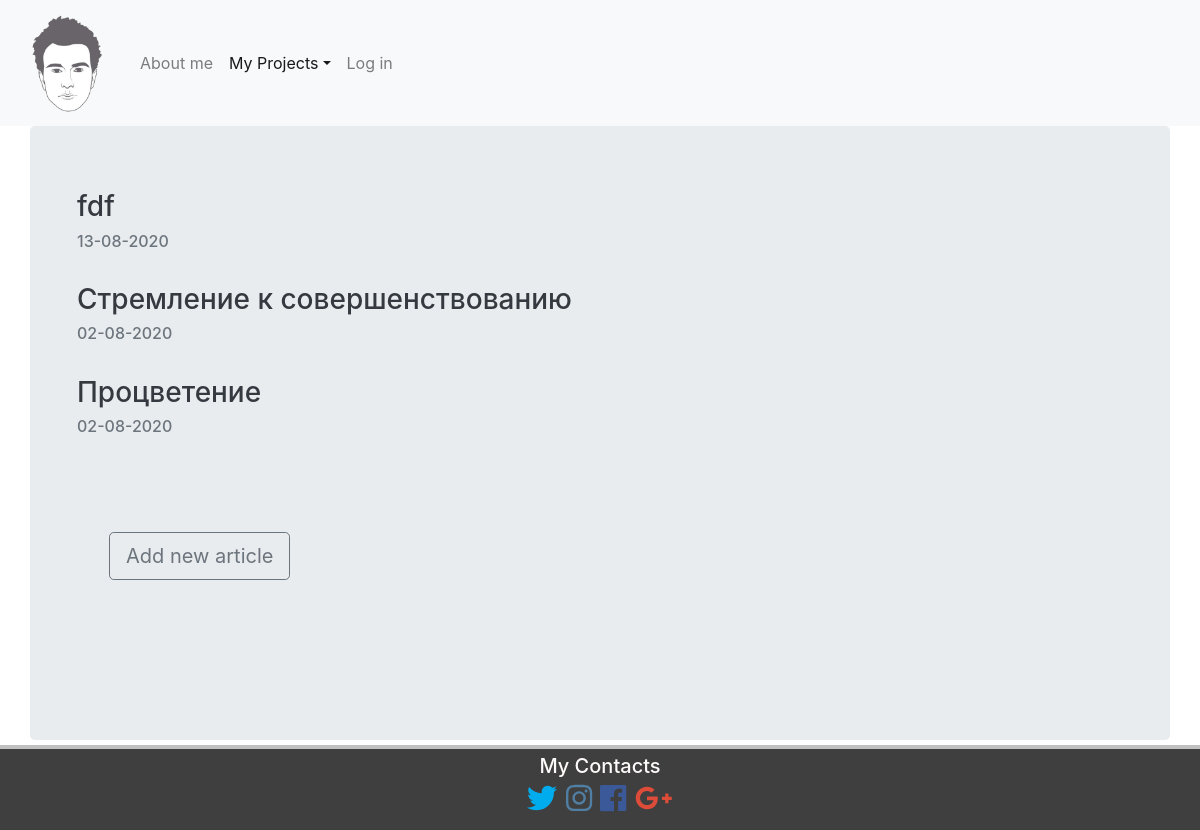
The page /articles/ on the database as committed earlier.
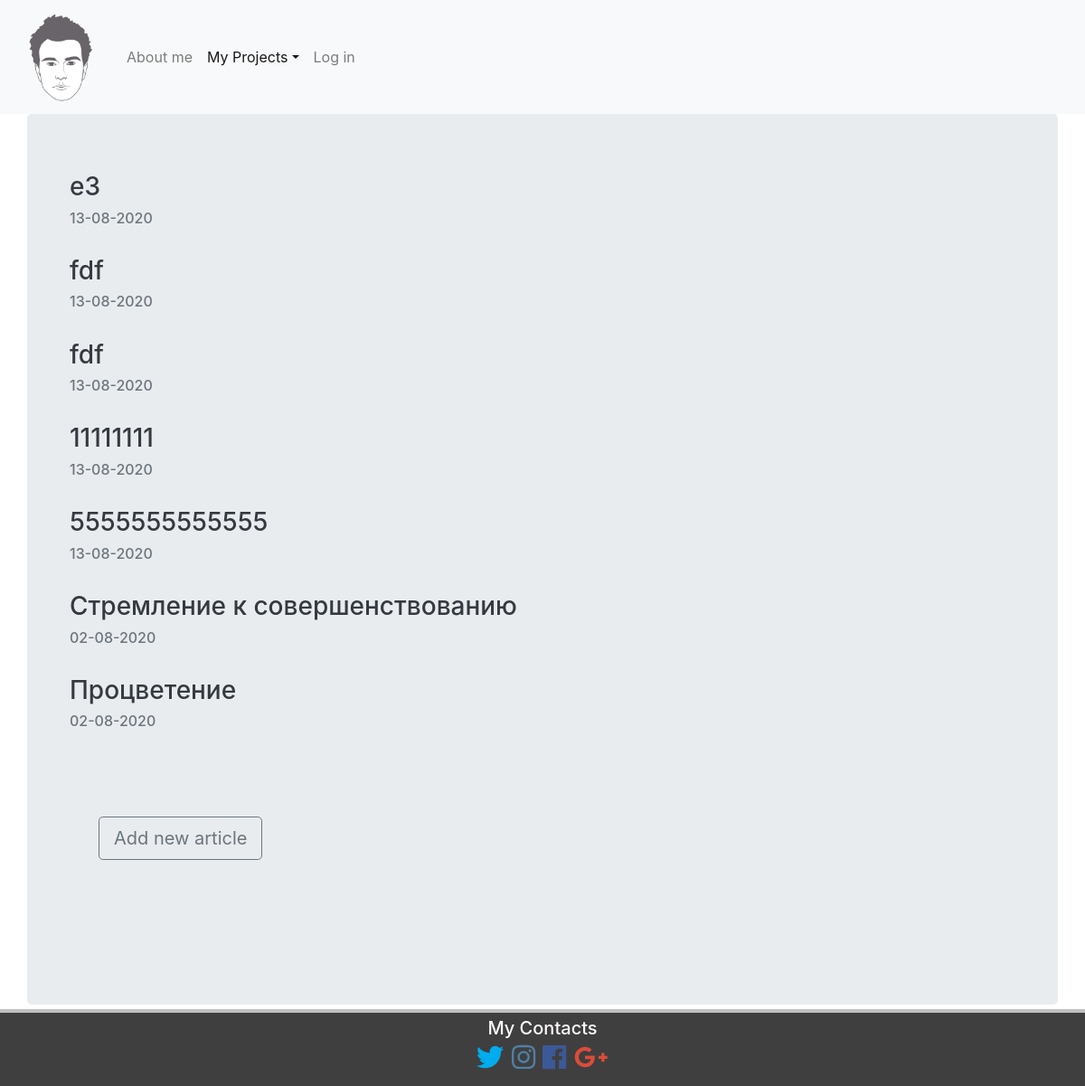
The same page on the database as committed later.
### articles/models.py (models this page shows, shortened)
class Articles(models.Model):
    title = models.CharField(
        max_length=120,
        verbose_name='Title',)
    content = HTMLField(verbose_name='Article text')
    date = models.DateTimeField(verbose_name='Publication date')
    class Meta:
        verbose_name = 'Article'
        verbose_name_plural = 'Articles'

### articles/views.py (the view)
# urls.py: path('', ArticlesView.as_view(), name='articles'),
class ArticlesView(ListView):
    template_name = 'articles/articles_page.html'
    model = Articles
    def get_queryset(self):
        return Articles.objects.all().order_by('-date')[:20]

### articles/templates/articles/articles_page.html (shortened to what this page needs)
{% extends "home/wrapper.html" %}
{% block p %} active {% endblock %}
{% block content %}
{% for post in object_list %}
    <a class="text-dark" href="{% url 'article' post.pk %}">
        <h3>{{post.title}}</h3>
    </a>
    <h6 class="text-secondary">{{post.date|date:"d-m-Y"}}</h6><br>
{% endfor %}
<div class="row jumbotron">
    <div class="col-xs-12 col-sm-12 col-md-3 col-lg-3 col-xl-2">
        <a href="{% url 'create' %}">
            <button class="btn btn-outline-secondary btn-lg" type="button">Add new article</button>
        </a>
    </div>
</div>
{% endblock %}

### home/templates/home/wrapper.html (shortened to what this page needs)
{% load static %}
<!DOCTYPE html>
<html lang="en">
<head>
    <link rel="stylesheet" href="https://maxcdn.bootstrapcdn.com/bootstrap/4.0.0/css/bootstrap.min.css">
    <link rel="stylesheet" type="text/css" href="{% static 'home/base.css' %}">
</head>
<body>
    <nav class="navbar navbar-expand-lg navbar-light bg-light sticky-top">
        <a href="{% url 'home' %}" class="navbar-brand">
            <img src="{% static 'home/nav.PNG' %}">
        </a>
        <div class="collapse navbar-collapse" id="navbarResponsive">
            <ul class="navbar-nav mr-auto">
                <li class="nav-item {% block a %}{% endblock a%}">
                    <a href="{% url 'about' %}" class="nav-link">About me</a>
                </li>
                <li class="nav-item dropdown {% block p %}{% endblock p %}">
                    <a href="#" class="nav-link dropdown-toggle" id="navbarDropdown" role="button"
                        data-toggle="dropdown" aria-haspopup="true" aria-expanded="false">My Projects</a>
                </li>
                <li class="nav-item">
                    <a class="nav-link" href="{% url 'login' %}">Log in
                    </a>
                </li>
            </ul>
        </div>
    </nav>
    <div class="container">
        <div class="row jumbotron" style="margin-bottom: 0;">
            <div class="col-xs-12 col-sm-12 col-md-12 col-lg-12 col-xl-12">
                {% block content %}
                {% endblock content %}
            </div>
        </div>
    </div>
    <footer class="container-fluid">
        <div class="container-fluid">
            <div class="row padding text-center">
                <div class="col-12" style="margin-bottom: -10px; margin-top: 5px;">
                    <h5>My Contacts</h5>
                </div>
                <div class="col-12 social padding">
                    <a href="#"><i class="fab fa-twitter"></i></a>
                    <a href="#"><i class="fab fa-instagram"></i></a>
                    <a href="#"><i class="fab fa-facebook"></i></a>
                    <a href="#"><i class="fab fa-google-plus-g"></i></a>
                </div>
            </div>
        </div>
    </footer>
</body>
</html>

### home/static/home/base.css (style rules this page uses)
.navbar-brand img { width: 100px; }
.social { font-size: 30px; }
.fa-facebook { color: #3b5998; }
.fa-instagram { color: #517fa4; }
.fa-twitter { color: #00aced; }
.fa-google-plus-g { color: #dd4b39; }
footer { background-color: #3f3f3f; border-top: 4px solid silver; color: snow; height: 85px; position: absolute; bottom: 0; }
body { padding-bottom: 90px; position: relative; min-height: 100vh; }

Rows that differ between the two databases and show on the page:
added Articles: title "e3", date "13-08-2020"
added Articles: title "fdf", date "13-08-2020"
added Articles: title "11111111", date "13-08-2020"
added Articles: title "5555555555555", date "13-08-2020"
